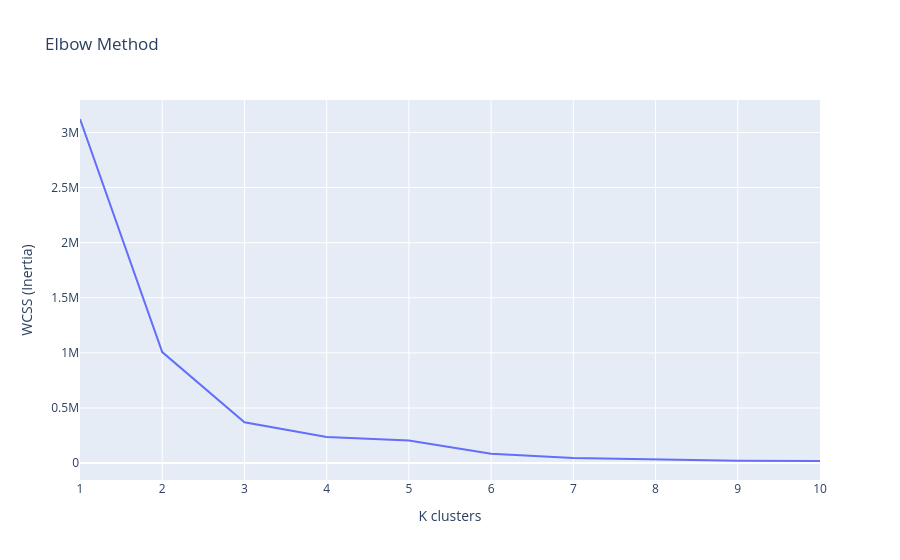

The cell this chart's notebook holds for it:
### Code cell
# Elbow Method
# Lista para armazenar os valores de inércia (WCSS)
wcss = []

# Testamos o K de 1 a 10
for i in range(1, 11):
    # n_init="auto" é o padrão para evitar avisos em versões novas
    kmeans = KMeans(n_clusters=i, init='k-means++', random_state=42, n_init="auto")
    kmeans.fit(X)
    wcss.append(kmeans.inertia_)

# Plotando o gráfico
pltdf = pd.DataFrame({'K clusters': range(1,11), 'WCSS (Inertia)': wcss})
px.line(pltdf, x='K clusters', y='WCSS (Inertia)', title='Elbow Method')

### Figure 1 — Plotly figure (JSON) as saved in the notebook; plotly's stock layout.template omitted (floating-point values rounded to 4 significant figures)
{"data": [{"hovertemplate": "K clusters=%{x}<br>WCSS (Inertia)=%{y}<extra></extra>", "legendgroup": "", "line": {"color": "#636efa", "dash": "solid"}, "marker": {"symbol": "circle"}, "mode": "lines", "name": "", "orientation": "v", "showlegend": false, "type": "scatter", "x": [1, 2, 3, 4, 5, 6, 7, 8, 9, 10], "xaxis": "x", "y": [3122000.0, 1008000.0, 370600.0, 237100.0, 204100.0, 85510.0, 45100.0, 31390.0, 21170.0, 18830.0], "yaxis": "y"}], "layout": {"legend": {"tracegroupgap": 0}, "title": {"text": "Elbow Method"}, "xaxis": {"anchor": "y", "domain": [0, 1], "title": {"text": "K clusters"}}, "yaxis": {"anchor": "x", "domain": [0, 1], "title": {"text": "WCSS (Inertia)"}}}}
